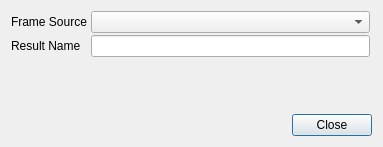
<?xml version="1.0" encoding="UTF-8"?>
<ui version="4.0">
 <class>LedTrackerSettingsDialog</class>
 <widget class="QDialog" name="LedTrackerSettingsDialog">
  <property name="geometry">
   <rect>
    <x>0</x>
    <y>0</y>
    <width>383</width>
    <height>147</height>
   </rect>
  </property>
  <property name="windowTitle">
   <string>Dialog</string>
  </property>
  <layout class="QVBoxLayout" name="verticalLayout">
   <item>
    <layout class="QFormLayout" name="formLayout_2">
     <property name="horizontalSpacing">
      <number>4</number>
     </property>
     <property name="verticalSpacing">
      <number>2</number>
     </property>
     <property name="rightMargin">
      <number>2</number>
     </property>
     <property name="bottomMargin">
      <number>2</number>
     </property>
     <item row="0" column="0">
      <widget class="QLabel" name="frameSourceLabel">
       <property name="text">
        <string>Frame Source</string>
       </property>
      </widget>
     </item>
     <item row="0" column="1">
      <widget class="QComboBox" name="frameSourceComboBox">
       <property name="baseSize">
        <size>
         <width>100</width>
         <height>0</height>
        </size>
       </property>
      </widget>
     </item>
     <item row="1" column="0">
      <widget class="QLabel" name="nameLabel">
       <property name="text">
        <string>Result Name</string>
       </property>
      </widget>
     </item>
     <item row="1" column="1">
      <widget class="QLineEdit" name="nameLineEdit"/>
     </item>
    </layout>
   </item>
   <item>
    <widget class="QDialogButtonBox" name="buttonBox">
     <property name="orientation">
      <enum>Qt::Horizontal</enum>
     </property>
     <property name="standardButtons">
      <set>QDialogButtonBox::Close</set>
     </property>
    </widget>
   </item>
  </layout>
 </widget>
 <resources/>
 <connections>
  <connection>
   <sender>buttonBox</sender>
   <signal>accepted()</signal>
   <receiver>LedTrackerSettingsDialog</receiver>
   <slot>accept()</slot>
   <hints>
    <hint type="sourcelabel">
     <x>248</x>
     <y>254</y>
    </hint>
    <hint type="destinationlabel">
     <x>157</x>
     <y>274</y>
    </hint>
   </hints>
  </connection>
 </connections>
</ui>
